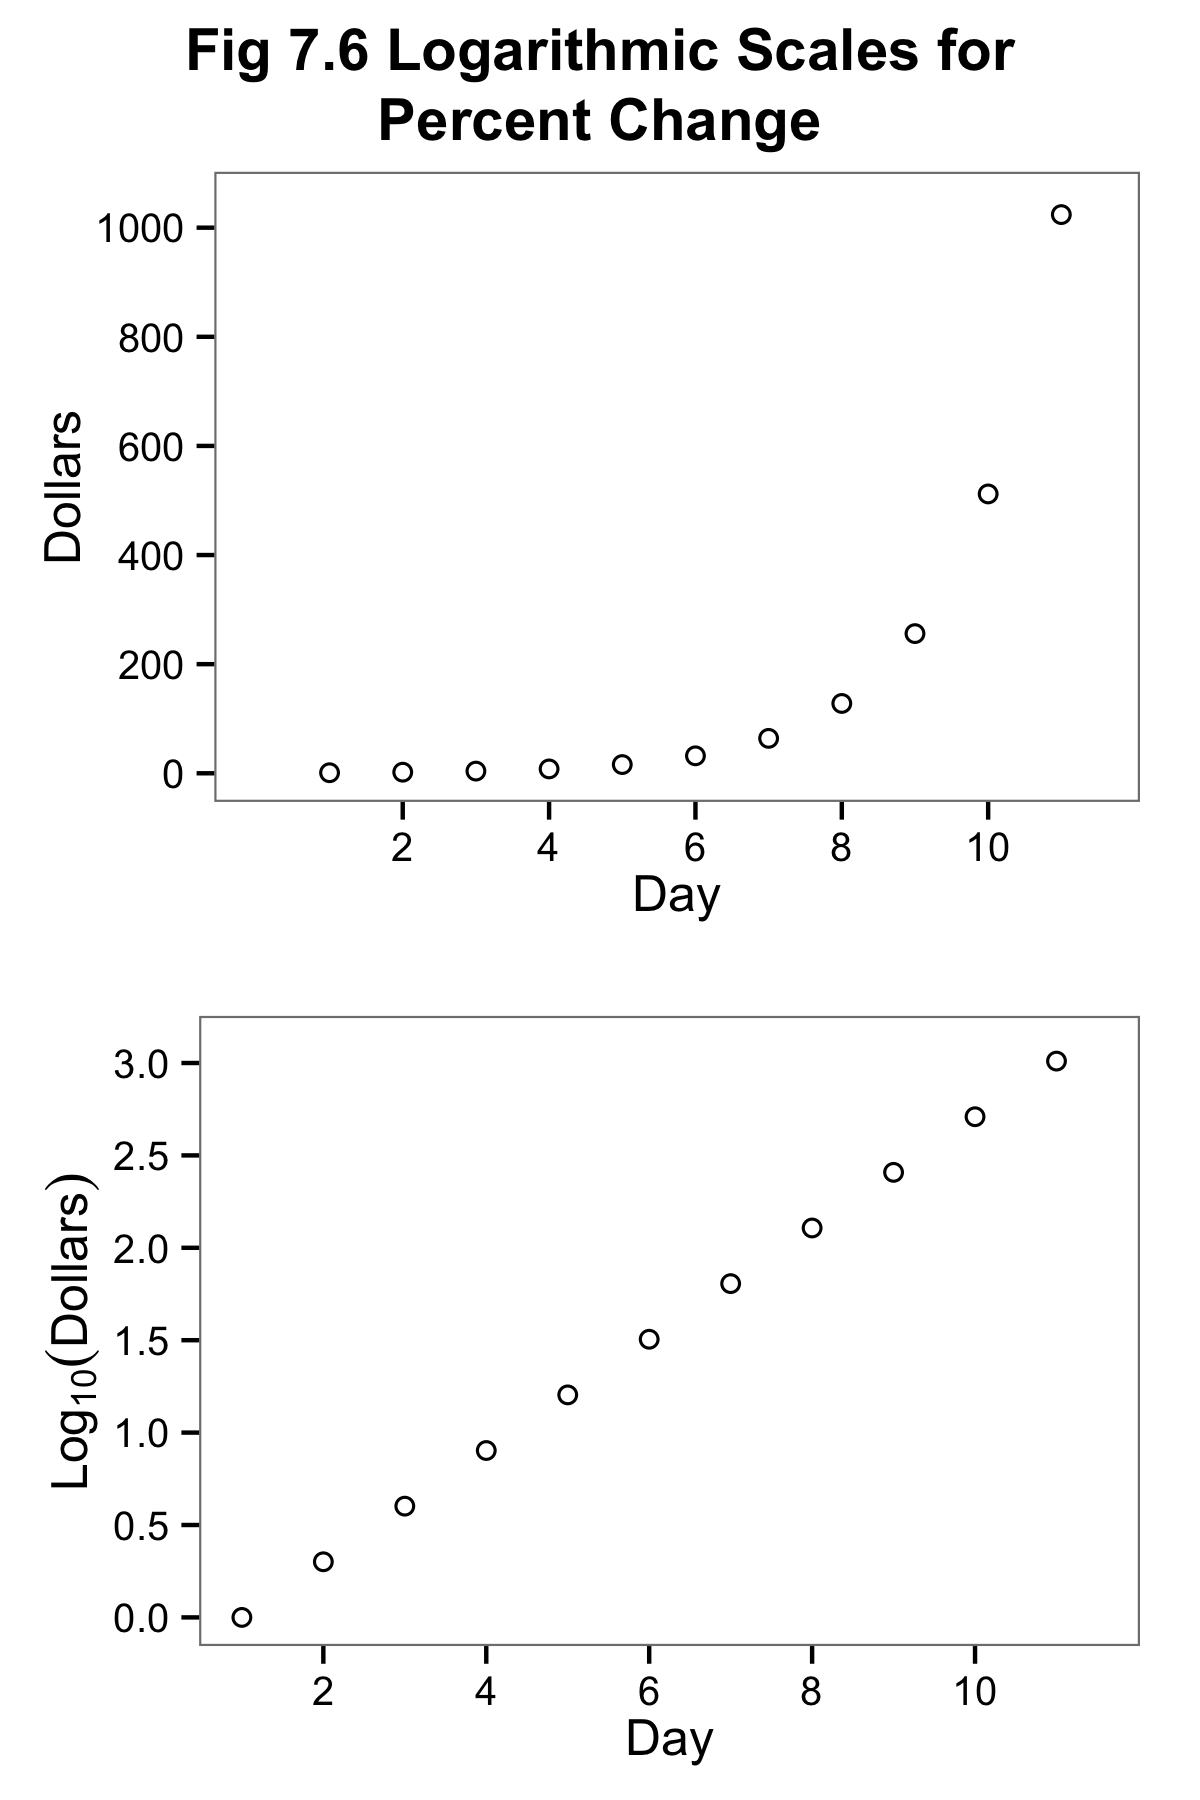

Recreate this plot in R.
library(ggplot2)
library(gridExtra)

this_base <- "fig07-06_logarithmic-scales-for-percent-change"

my_data <- data.frame(
  day = 1:11,
  dollars = 2^(0:10))

p1 <- ggplot(my_data, aes(x = day, y = dollars)) +
  geom_point(shape = 21, fill = "white") +
  scale_x_continuous(breaks = seq(2, 10, 2), limits = c(0, 11.5)) +
  scale_y_continuous(breaks = seq(0, 1000, 200), limits = c(0, 1050)) +
  labs(x = "Day", y = "Dollars") +
  theme_bw() +
  theme(panel.grid.major = element_blank(),
        panel.grid.minor = element_blank())
p1

p2 <- ggplot(my_data, aes(x = day, y = log10(dollars))) +
  geom_point(shape = 21, fill = "white") +
  scale_x_continuous(breaks = seq(2, 10, 2), limits = c(1, 11.5)) +
  scale_y_continuous(breaks = seq(0, 3, 0.5), limits = c(0, 3.1)) +
  labs(x = "Day", y = expression(Log[10](Dollars))) +
  theme_bw() +
  theme(panel.grid.major = element_blank(),
        panel.grid.minor = element_blank())
p2

# arrange plots together 
p3 <- arrangeGrob(
  p1, p2, nrow = 2,
  main = textGrob("Fig 7.6 Logarithmic Scales for\nPercent Change", 
                  just = "top", vjust = 0.75, gp=gpar(fontsize = 14, 
                                                      lineheight = 1, 
                                                      fontface = "bold")))

p3

# must pass in p3 since arrangeGrob doesnt return ggplot object
ggsave(paste0(this_base, ".png"), 
       p3, width = 4, height = 6)

## pedantic: missing secondary y axis
